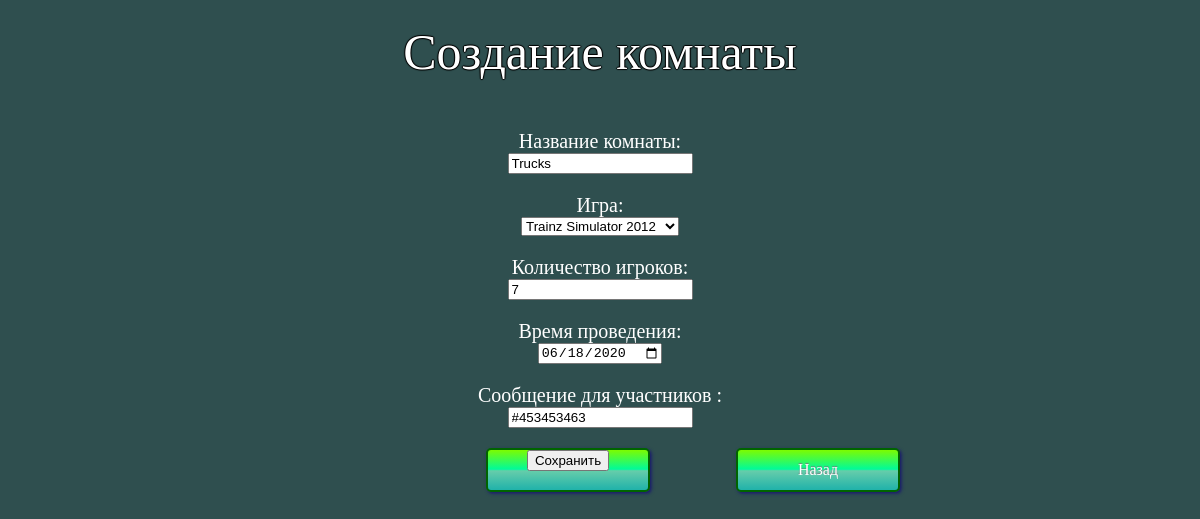
/editroom/2 (signed in), run on the app's committed database.
### app/models.py (models this page shows, shortened)
class Room(db.Model):
    id = db.Column(db.Integer, primary_key=True)
    name = db.Column(db.String(20))
    start_time = db.Column(db.DateTime)
    max_num_of_player = db.Column(db.Integer)
    host_message = db.Column(db.String(2020))
    host_id = db.Column(db.Integer, db.ForeignKey('user.id'))
    game_id = db.Column(db.Integer, db.ForeignKey('game.id'))

### app/matches/routes.py (the view, shortened to what this page needs)
@matches.route("/editroom/<int:room_id>", methods=['GET', 'POST'])
@login_required
def edit_match(room_id=0):
    form = RoomForm()
    room = Room.query.get(room_id)
    if room:
        form.name.data = room.name
        form.max_num_of_player.data = room.max_num_of_player
        form.start_time.data = room.start_time
        form.game_options.data = room.game
        form.host_message.data = room.host_message
    return render_template('make_match.html', form=form)

### app/matches/forms.py
class RoomForm(FlaskForm):
    name = StringField('Название', validators=[DataRequired()])
    host_message = StringField('Сообщение')
    game_options = QuerySelectField(query_factory=lambda: Game.query)
    start_time = DateField('Дата проведения', validators=[DataRequired()])
    max_num_of_player = IntegerField('Количество игроков')
    submit = SubmitField('Сохранить')

### app/models.py (called while the page is built)
@login_manager.user_loader
def load_user(user_id):
    return User.query.get(int(user_id))

    def __repr__(self):
        return str(self.name)

### app/templates/make_match.html (shortened to what this page needs)
<html>
<head>
<link rel="stylesheet" type="text/css" href="../static/make_match_style.css">
</head>
<body/>
<center/><h1>Создание комнаты</h1></center>
<form method="POST" action="">
  <p align="center">
    <label>Название комнаты:<br></label>
    {% if form.name.errors %}
      {{ form.name() }}
      <div>
      {% for error in form.name.errors %}
        <span>{{ error }}</span>
      {% endfor %}
      </div>
    {% else %}
      {{ form.name() }}
    {% endif %}
  </p>
  <p align="center">
    <label>Игра:<br></label>
    {% if form.game_options.errors %}
      {{ form.game_options() }}
      <div>
      {% for error in form.game_options.errors %}
        <span>{{ error }}</span>
      {% endfor %}
      </div>
    {% else %}
      {{ form.game_options() }}
    {% endif %}
  </p>
  <p align="center">
    <label>Количество игроков:<br></label>
    {% if form.max_num_of_player.errors %}
      {{ form.max_num_of_player() }}
      <div>
      {% for error in form.max_num_of_player.errors %}
        <span>{{ error }}</span>
      {% endfor %}
      </div>
    {% else %}
      {{ form.max_num_of_player() }}
    {% endif %}
  </p>
  <p align="center">
    <label>Время проведения:<br></label>
    {% if form.start_time.errors %}
      {{ form.start_time }}
      <div>
      {% for error in form.start_time.errors %}
        <span>{{ error }}</span>
      {% endfor %}
      </div>
    {% else %}
      {{ form.start_time }}
    {% endif %}
  </p>
    <p align="center">
    <label>Сообщение для участников :<br></label>
    {% if form.host_message.errors %}
      {{ form.host_message() }}
      <div>
      {% for error in form.host_message.errors %}
        <span>{{ error }}</span>
      {% endfor %}
      </div>
    {% else %}
      {{ form.host_message() }}
    {% endif %}
  </p>
 <a href="#" class="button2">{{ form.submit(class="button2") }}</a>
</form>
 <a href="#" class="button3">Назад</a>
</body>
</html>

### app/static/make_match_style.css (style rules this page uses)
body { background-color: #2F4F4F; }
h1 { color:#FFF; font-size:50px; padding:15px; font-weight: 100; text-shadow: 1px 0 1px #000, 0 1px 1px #000, -1px 0 1px #000, 0 -1px 1px #000; }
p { font-size: 20px; color: #fff; }
a.button2 { position: absolute; right: 550px; display: inline-block; width: 10em; height: 2.5em; line-height: 2.5em; vertical-align: middle; text-align: center; text-decoration: none; text-shadow: 0 -1px 1px #777; color: #fff; outline: none; border: 2px solid #006400; border-radius: 5px; box-shadow: 0 0 0 60px rgba(0,0,0,0) inset, .1em .1em .2em #191970; background: linear-gradient(#7CFC00, #00FA9A 48%, #66CDAA 52%, #20B2AA); }
a.button3 { position: absolute; right: 300px; display: inline-block; width: 10em; height: 2.5em; line-height: 2.5em; vertical-align: middle; text-align: center; text-decoration: none; text-shadow: 0 -1px 1px #777; color: #fff; outline: none; border: 2px solid #006400; border-radius: 5px; box-shadow: 0 0 0 60px rgba(0,0,0,0) inset, .1em .1em .2em #191970; background: linear-gradient(#7CFC00, #00FA9A 48%, #66CDAA 52%, #20B2AA); }

### data on the page
Room: name "Trucks", max_num_of_player "7", start_time "06/18/2020", host_message "#453453463"
